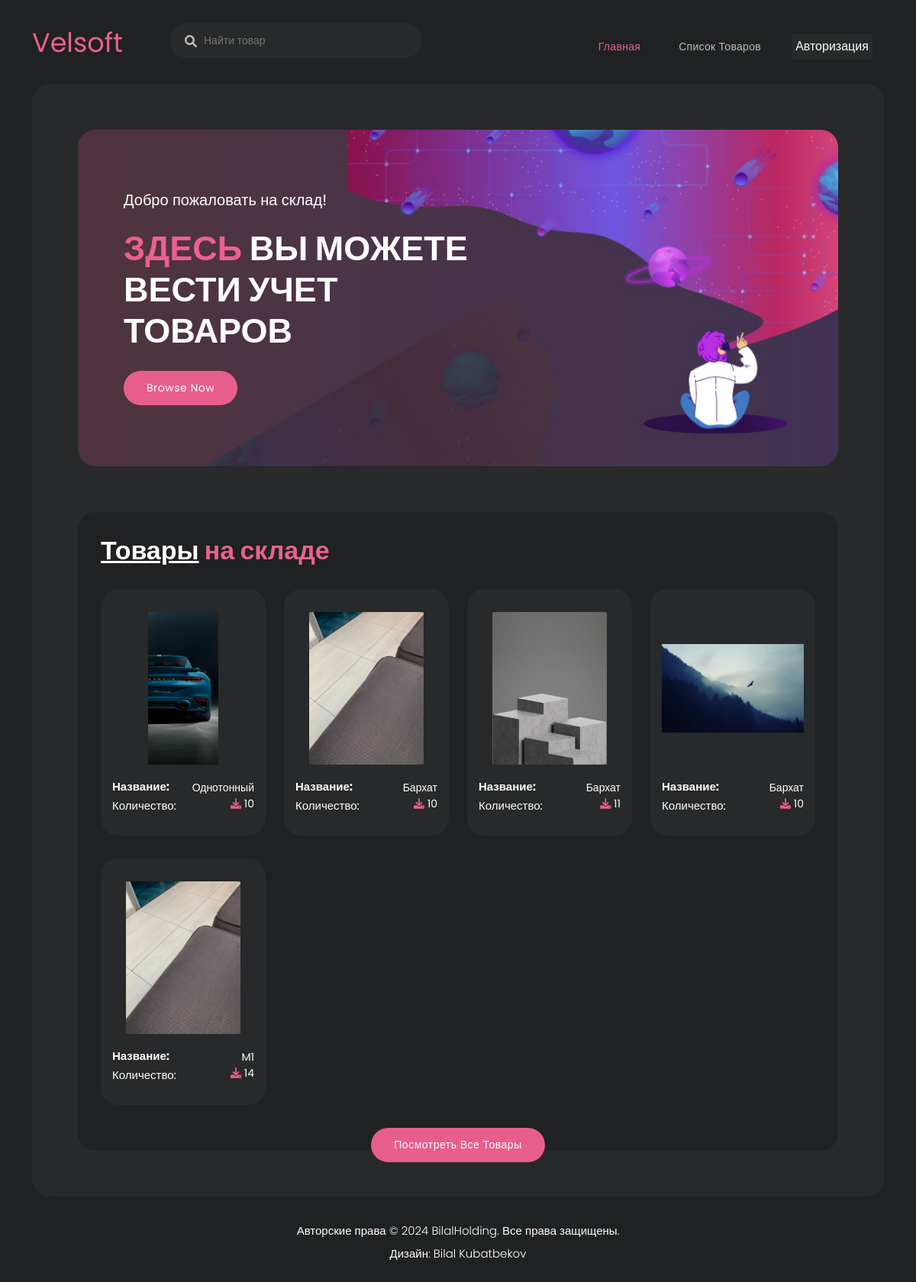
Before: / with the older database file.
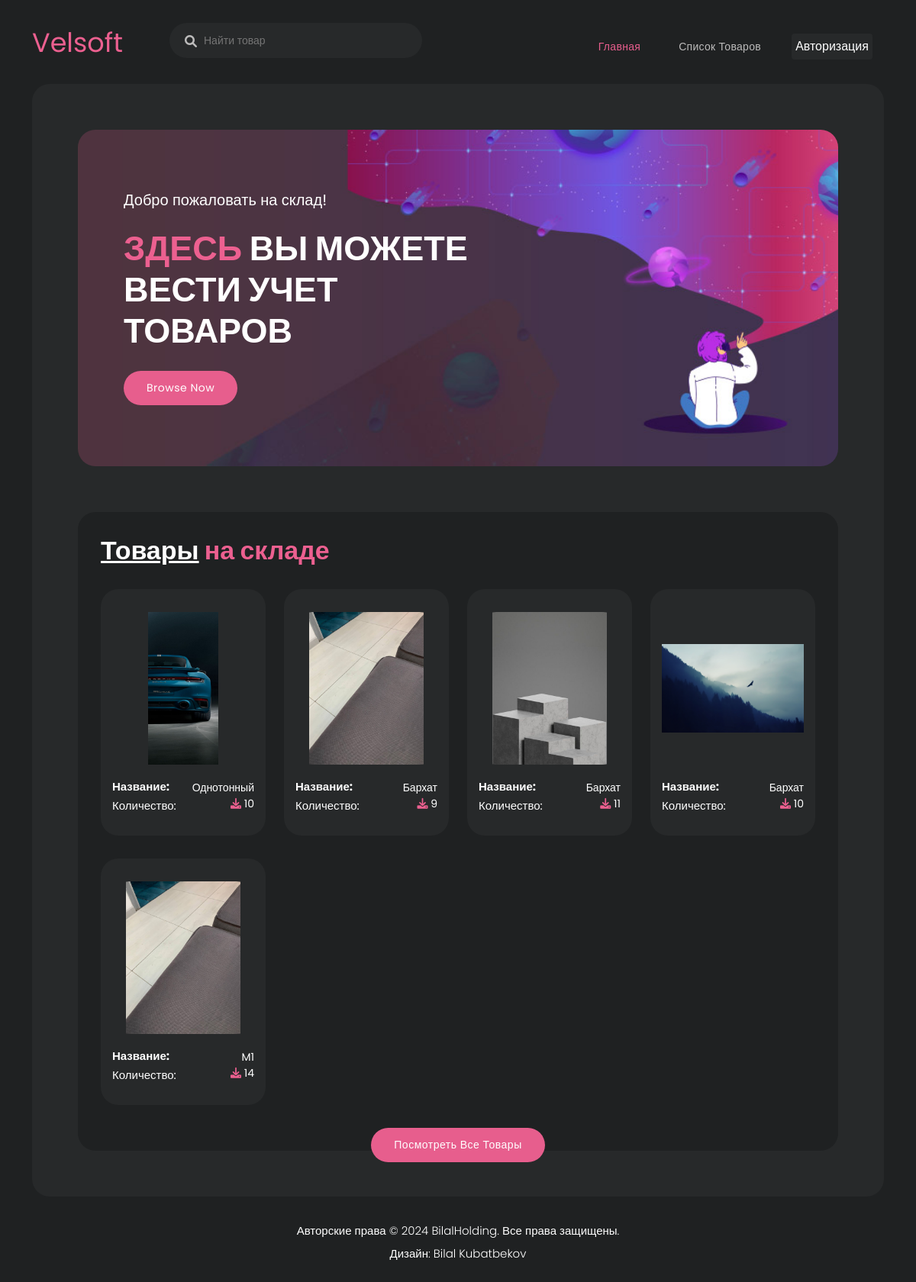
After: the same page with the newer database file.
### product/models.py (models this page shows, shortened)
class Product(models.Model):
    title = models.CharField(
        max_length=223,
        verbose_name='Название товара'
    )
    color = models.CharField(
        max_length=223,
        verbose_name='Цвет товара'
    )
    image = models.ImageField(
        upload_to='media/product_cover',
        verbose_name='Фото товара',
        blank=True,
        null=True,
        default='media/product_cover/default_photo.jpeg'
    )
    description = models.TextField(
        verbose_name='Описание товара',
        blank=True,
        null=True,
        help_text='Не обязательно'
    )
    quantity = models.PositiveSmallIntegerField(
        verbose_name='Количество товара'
    )
    purchase_price = models.DecimalField(
        max_digits=12,
        decimal_places=2,
        default=0.00,
        verbose_name='Закупочная цена товара (в количестве 1-ой штуки)'
    )
    storage_location = models.ForeignKey(
        StorageLocation,
        on_delete=models.PROTECT,
        verbose_name='Место хранения товара'
    )
    sale_price = models.DecimalField(
        max_digits=12,
        decimal_places=2,
        default=0.00,
        verbose_name='Цена продажи товара (в количестве 1-ой штуки)'
    )
    delivery_date = models.DateField(
        verbose_name='Дата завоза товара'
    )
    created_date = models.DateField(
        auto_now_add=True,
        verbose_name='Дата создания объекта'
    )
    class Meta:
        verbose_name = 'Товар'
        verbose_name_plural = 'Товары'

### product/views.py (the view)
# urls.py: path('', views.index_view, name='index'),
def index_view(request):
    products = Product.objects.all().order_by('-id')[:8]
    sold_products = SoldProduct.objects.all().order_by('-id')[:4]
    return render(
        request=request,
        template_name='product/index.html',
        context={
            'products': products,
            'sold_products': sold_products,
        }
    )

### product/templates/product/index.html (shortened to what this page needs)
{% extends 'base.html' %}
{% load static %}
{% block content %}
  <div class="container">
    <div class="row">
      <div class="col-lg-12">
        <div class="page-content">
          <div class="main-banner">
            <div class="row">
              <div class="col-lg-7">
                <div class="header-text">
                  <h6>Добро пожаловать на склад!</h6>
                  <h4><em>Здесь</em> Вы можете вести учет товаров</h4>
                  <div class="main-button">
                    <a href="browse.html">Browse Now</a>
                  </div>
                </div>
              </div>
            </div>
          </div>
          <div class="most-popular">
            <div class="row">
              <div class="col-lg-12">
                <div class="heading-section">
                  <h4><em>Товары</em> на складе</h4>
                </div>
                <div class="row">
                  {% for product in products %}
                    <div class="col-lg-3 col-sm-6">
                      <a href="{% url 'detail' product.id %}">
                        <div class="item">
                          <img src="{{ product.image.url }}" style="width: 100%; height: 200px; object-fit: contain;" alt="">
                          <h4>Название: <br><span style="color: white;">Количество: </span></h4>
                          <ul>
                            <li> {{ product.title|truncatechars:18 }}</li>
                            <li><i class="fa fa-download"></i> {{ product.quantity }}</li>
                          </ul>
                        </div>
                      </a>
                    </div>
                  {% endfor %}
                  <div class="col-lg-12">
                    <div class="main-button">
                      <a href="{% url 'product_list' %}">Посмотреть все товары</a>
                    </div>
                  </div>
                </div>
              </div>
            </div>
          </div>
        </div>
      </div>
    </div>
  </div>
{% endblock %}

### product/templates/base.html (shortened to what this page needs)
{% load static %}
<html lang="en">
  <head>
    <link href="{% static 'vendor/bootstrap/css/bootstrap.min.css' %}" rel="stylesheet">
    <link rel="stylesheet" href="{% static 'css/fontawesome.css' %}">
    <link rel="stylesheet" href="{% static 'css/templatemo-cyborg-gaming.css' %}">
    <link rel="stylesheet" href="{% static 'css/owl.css' %}">
    <link rel="stylesheet" href="{% static 'css/animate.css' %}">
    <link rel="stylesheet" href="https://unpkg.com/swiper@7/swiper-bundle.min.css"/>
  </head>
<body>
  <header class="header-area header-sticky">
    <div class="container">
        <div class="row">
            <div class="col-12">
                <nav class="main-nav">
                    <a href="{% url 'index' %}" class="logo" style="font-size: 35px;color: #ec6090;max-width: 150px;">
                        Velsoft
                    </a>
                    <div class="search-input">
                      <form id="search" method="get" action="{% url 'product_list' %}">
                        <input type="text" placeholder="Найти товар" id='searchText' name="search" onkeypress="handle" />
                        <i class="fa fa-search"></i>
                      </form>
                    </div>
                    <ul class="nav">
                        <li><a href="{% url 'index' %}" class="active">Главная</a></li>
                        <li><a href="{% url 'product_list' %}">Список товаров</a></li>
                        <li>
                            <select class="form-select" aria-label="Default select example" onchange="handleSelectChange(this)">
                                {% if request.user.is_authenticated %}
                                    <option selected style="text-align: center;">{{ request.user.username }}</option>
                                    {% if request.user.is_superuser %}
                                        <option value="{% url 'register' %}">Регистрация</option>
                                    {% endif %}
                                    <option value="{% url 'logout' %}">Выйти</option>
                                {% else %}
                                    <option selected style="text-align: center;">Авторизация</option>
                                {% endif %}
                            </select>
                        </li>
                    </ul>
                </nav>
            </div>
        </div>
    </div>
  </header>
{% block content %}
{% endblock %}
  <footer>
    <div class="container">
      <div class="row">
        <div class="col-lg-12">
          <p>Авторские права © 2024 <a href="https://t.me/bilal_kubatbekov">BilalHolding</a>. Все права защищены.
          <br>Дизайн: <a href="https://templatemo.com" target="_blank" title="free CSS templates">Bilal Kubatbekov</a></p>
        </div>
      </div>
    </div>
  </footer>
</body>
</html>

### product/templates/base.html (style rules this page uses)
.nav { display: flex; align-items: center; }
.nav li { list-style: none; margin: 0 10px; }
.nav li .form-select { width: auto; background-color: #27292a; color: #fff; border: none; padding: 5px; border-radius: 4px; vertical-align: middle; }

Changed rows visible on the page:
changed Product (number 2 of 5 on the later page): quantity "10" → "9"
